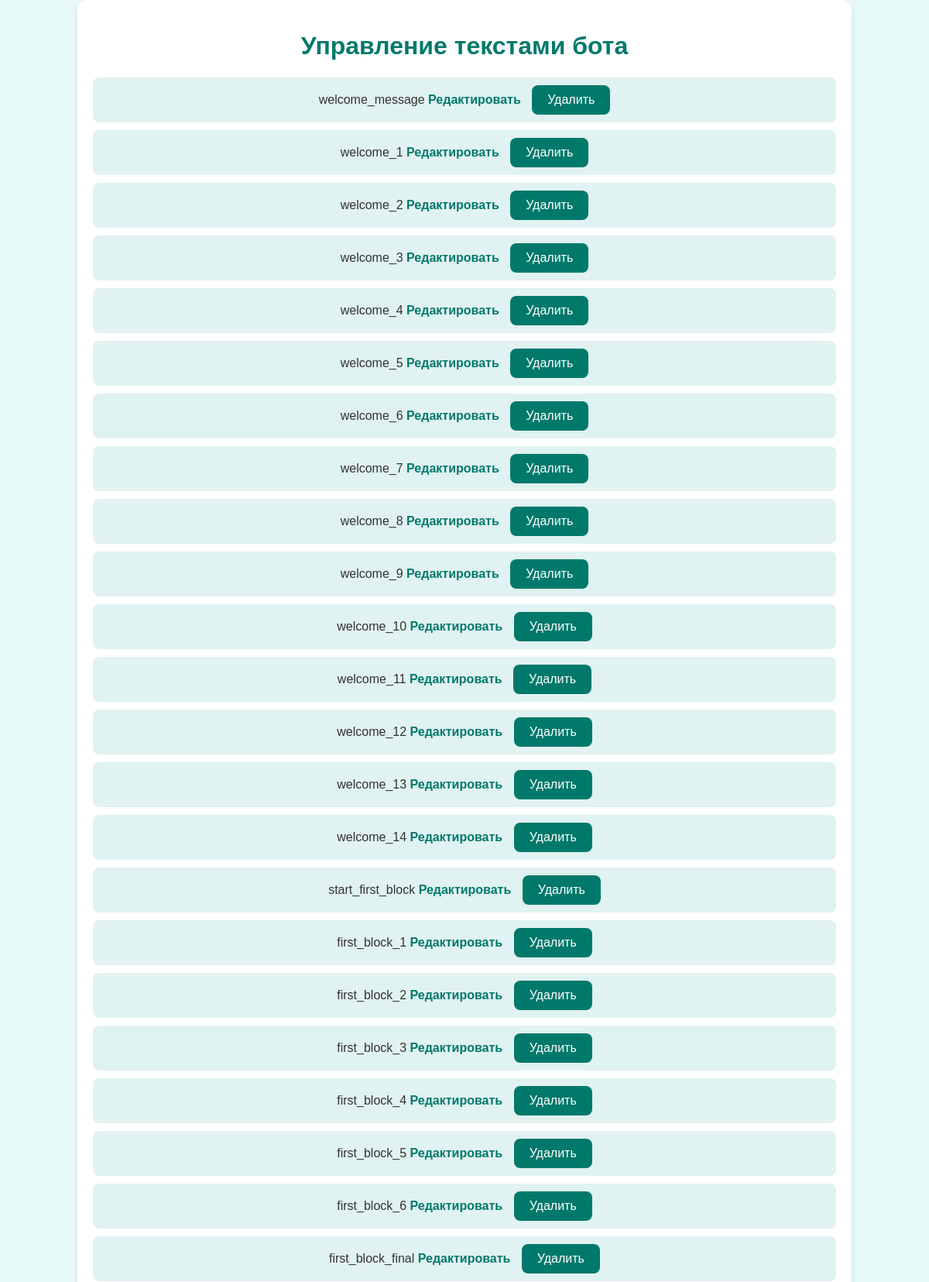
The app's page /texts (upper part) with its own data.
### tables this page shows
CREATE TABLE bot_texts (
            id INTEGER PRIMARY KEY AUTOINCREMENT,
            key TEXT UNIQUE NOT NULL,
            content TEXT NOT NULL
        );

### admin.py (the view)
@app.route('/texts')
def texts():
    bot_texts = get_bot_texts()
    return render_template('texts.html', bot_texts=bot_texts)

### admin.py (called while the page is built)
def get_bot_texts():
    conn = sqlite3.connect('playground_bot.db')
    cursor = conn.cursor()
    cursor.execute("SELECT * FROM bot_texts")
    texts = cursor.fetchall()
    conn.close()
    return texts

### templates/texts.html (shortened to what this page needs)
<!DOCTYPE html>
<html lang="ru">
<head>
</head>
<body>
    <div class="container">
        <h1>Управление текстами бота</h1>
        <ul>
            {% for text in bot_texts %}
                <li>
                    {{ text[1] }}
                    <a href="{{ url_for('edit_text', text_id=text[0]) }}">Редактировать</a>
                    <form action="{{ url_for('delete_text', text_id=text[0]) }}" method="post">
                        <button type="submit" onclick="return confirm('Вы уверены, что хотите удалить этот текст?');">Удалить</button>
                    </form>
                </li>
            {% endfor %}
        </ul>
        <br>
        <br>
        <br>
    </div>
</body>
</html>

### templates/texts.html (style rules this page uses)
body { font-family: 'Arial', sans-serif; margin: 0; padding: 0; background-color: #e8f9f9; color: #333; }
.container { width: 80%; margin: auto; padding: 20px; background-color: #fff; border-radius: 12px; box-shadow: 0 4px 8px rgba(0, 0, 0, 0.1); text-align: center; }
h1 { text-align: center; color: #00796b; }
ul { list-style-type: none; padding: 0; }
li { margin: 10px 0; padding: 10px; border-radius: 8px; background-color: #e0f2f1; }
a { text-decoration: none; color: #00796b; font-weight: bold; }
button { padding: 10px 20px; border: none; border-radius: 8px; background-color: #00796b; color: #fff; cursor: pointer; font-size: 16px; margin-left: 10px; }
form { display: inline; }

### records on screen
bot_texts: key "welcome_message"
bot_texts: key "welcome_1"
bot_texts: key "welcome_2"
bot_texts: key "welcome_3"
bot_texts: key "welcome_4"
bot_texts: key "welcome_5"
bot_texts: key "welcome_6"
bot_texts: key "welcome_7"
bot_texts: key "welcome_8"
bot_texts: key "welcome_9"
bot_texts: key "welcome_10"
bot_texts: key "welcome_11"
bot_texts: key "welcome_12"
bot_texts: key "welcome_13"
bot_texts: key "welcome_14"
bot_texts: key "start_first_block"
bot_texts: key "first_block_1"
bot_texts: key "first_block_2"
bot_texts: key "first_block_3"
bot_texts: key "first_block_4"
bot_texts: key "first_block_5"
bot_texts: key "first_block_6"
bot_texts: key "first_block_final"
